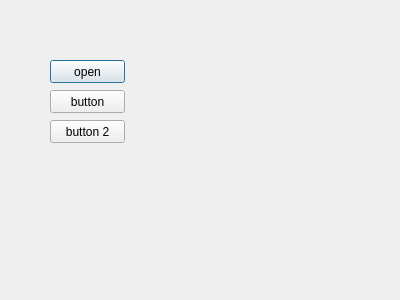
<?xml version="1.0" encoding="UTF-8"?>
<ui version="4.0">
 <class>Dialog</class>
 <widget class="QDialog" name="Dialog">
  <property name="geometry">
   <rect>
    <x>0</x>
    <y>0</y>
    <width>400</width>
    <height>300</height>
   </rect>
  </property>
  <property name="windowTitle">
   <string>Dialog</string>
  </property>
  <widget class="QPushButton" name="button">
   <property name="geometry">
    <rect>
     <x>50</x>
     <y>60</y>
     <width>75</width>
     <height>23</height>
    </rect>
   </property>
   <property name="text">
    <string>open</string>
   </property>
  </widget>
  <widget class="QPushButton" name="button_2">
   <property name="geometry">
    <rect>
     <x>50</x>
     <y>90</y>
     <width>75</width>
     <height>23</height>
    </rect>
   </property>
   <property name="text">
    <string>button</string>
   </property>
  </widget>
  <widget class="QPushButton" name="button_3">
   <property name="geometry">
    <rect>
     <x>50</x>
     <y>120</y>
     <width>75</width>
     <height>23</height>
    </rect>
   </property>
   <property name="text">
    <string>button 2</string>
   </property>
  </widget>
 </widget>
 <resources/>
 <connections/>
</ui>
